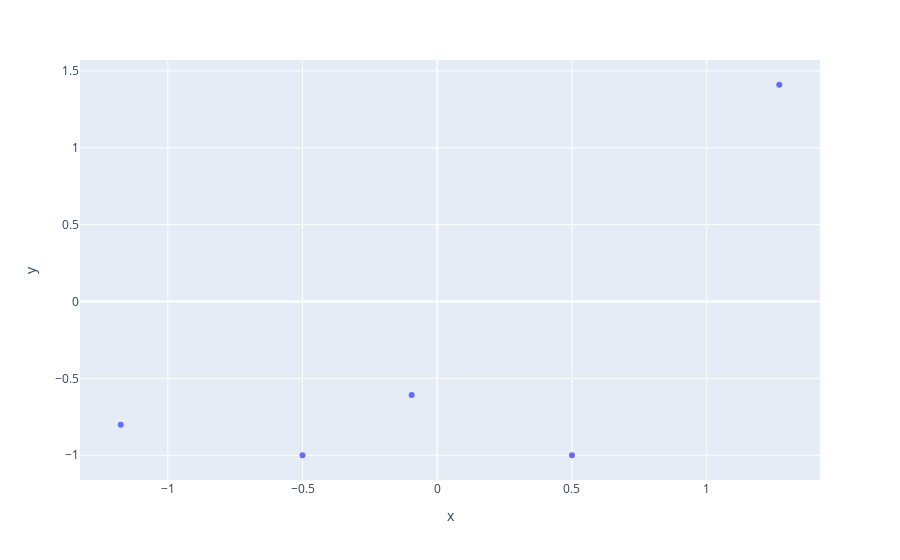

Here is the notebook cell this chart was saved with:
### Markdown cell above
##  Q5: Probability estimation.
For 5 points of your choice, present the inverse process layer by layer, as a trajectory
in a 2D space. 
Choose 3 points from inside the olympic logo and 2 outside of it. Color the points according to their
time t. Compute the log(pz(x)) of both points. Are the points inside the Olympic logo more or less likely from
outside of it? Why? Explain.

### Code cell
points_on_ring = torch.from_numpy(create_unconditional_olympic_rings(3).astype(np.float32))
point_out_ring = torch.tensor([[-0.5, -1.], [0.5, -1.]])
points = torch.cat([points_on_ring, point_out_ring], dim=0)
px.scatter(x=points[:, 0], y=points[:, 1]).show()
out = model.inverse_and_plot(points).detach()

### Figure 1 — Plotly figure (JSON) as saved in the notebook; plotly's stock layout.template omitted (floating-point values rounded to 4 significant figures)
{"data": [{"hovertemplate": "x=%{x}<br>y=%{y}<extra></extra>", "legendgroup": "", "marker": {"color": "#636efa", "symbol": "circle"}, "mode": "markers", "name": "", "orientation": "v", "showlegend": false, "type": "scatter", "x": [-1.175, 1.269, -0.09475, -0.5, 0.5], "xaxis": "x", "y": [-0.8017, 1.41, -0.6081, -1, -1], "yaxis": "y"}], "layout": {"legend": {"tracegroupgap": 0}, "margin": {"t": 60}, "xaxis": {"anchor": "y", "domain": [0, 1], "title": {"text": "x"}}, "yaxis": {"anchor": "x", "domain": [0, 1], "title": {"text": "y"}}}}
